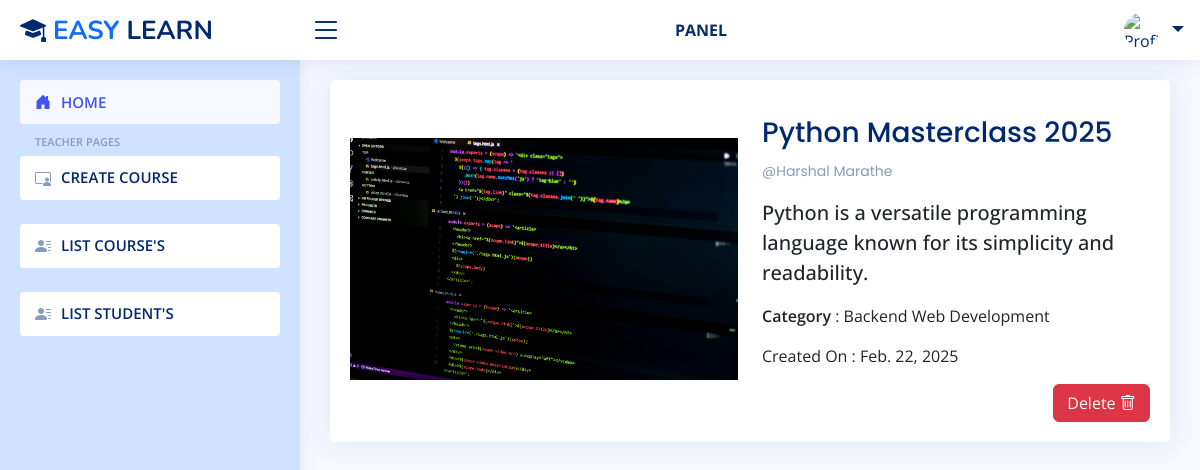
The app's page /teacher/detail/course/1/ with its own data.
### Courses/models.py (models this page shows, shortened)
class Course(models.Model):
    id = models.AutoField(primary_key=True)
    course_thumbnail = models.ImageField(upload_to='CourseThumbnails/', null=False, blank=False)
    course_title = models.CharField(max_length=200, null=False, blank=False)
    course_category = models.CharField(max_length=100, null=False, blank=False)
    course_description = models.CharField(max_length=200, null=False, blank=False)
    created_by = models.ForeignKey(User, on_delete=models.CASCADE)
    created_date = models.DateField(auto_now_add=True)
    class Meta:
        db_table = 'Courses Table'

### Users/models.py (models this page shows, shortened)
class User(AbstractBaseUser):
    id = models.AutoField(primary_key=True)
    first_name = models.CharField(max_length=100, null=False, blank=False)
    last_name = models.CharField(max_length=100, null=False, blank=False)
    profile_photo = models.ImageField(upload_to='ProfilePhotos/', null=True, blank=True)
    institute = models.CharField(max_length=100, null=True, blank=True, default="")
    email = models.EmailField(unique=True, null=False, blank=False)
    password = models.CharField(max_length=16, null=False, blank=False)
    role = models.CharField(max_length=10, null=False, blank=False)
    joined_date = models.DateField(auto_now_add=True)
    USERNAME_FIELD = 'email'
    REQUIRED_FIELDS = ['first_name', 'last_name']
    objects = UserManager()
    class Meta:
        db_table = 'Users Table'

### Courses/views.py (the view)
# urls.py: path('detail/course/<int:course_id>/', detail_course_view, name='detail-course-view'),
def detail_course_view(request, course_id):
    course = Course.objects.get(id=course_id)
    return render(request, 'courses/detail_course.html', context={'course':course})

### Courses/templates/courses/detail_course.html (shortened to what this page needs)
{% extends "users/teacher/teacher_site.html" %}
{% block main %}
    <main id="main" class="main">
        <section class="section">
            <div class="row justify-content-center">
                <div class="col-12">
                    <div class="card">
                        <div class="card-body">
                            <div class="row d-flex align-items-center mt-3">
                                <div class="col-12 col-md-6">
                                    <img src="{{course.course_thumbnail.url}}" class="img-fluid" alt="Course Thumbnail">
                                </div>
                                <div class="col-12 col-md-6">
                                    <h3 class="card-title fs-3 mb-0">{{course.course_title}}<br><span>@{{course.created_by.first_name}} {{course.created_by.last_name}}</h3>
                                    <p class="card-text fs-5 fw-medium">{{course.course_description}}</p>
                                    <p class="card-text"><span class="fw-semibold">Category</span> : {{course.course_category}}</p>
                                    <p class="card-text"><span>Created On</span> : {{course.created_date}}</p>
                                    <div class="text-end">
                                        <a href="{% url "delete-course-view" course.id %}" class="btn btn-danger w-25">
                                            Delete
                                            <i class="bi bi-trash"></i>
                                        </a>
                                    </div>
                                </div>
                            </div>
                        </div>
                    </div>
                </div>
            </div>
        </section>
    </main>
{% endblock main %}

### Users/static/assets/css/style.css (style rules this page uses)
:root { scroll-behavior: smooth; }
body { font-family: "Open Sans", sans-serif; background: #f6f9ff; color: #444444; }
a { color: #4154f1; text-decoration: none; }
h1, h2, h3, h4, h5, h6 { font-family: "Nunito", sans-serif; }
#main { margin-top: 60px; padding: 20px 30px; transition: all 0.3s; }
.card { margin-bottom: 30px; border: none; border-radius: 5px; box-shadow: 0px 0 30px rgba(1, 41, 112, 0.1); }
.card-title { padding: 20px 0 15px 0; font-size: 18px; font-weight: 500; color: #012970; font-family: "Poppins", sans-serif; }
.card-title span { color: #899bbd; font-size: 14px; font-weight: 400; }
.card-body { padding: 0 20px 20px 20px; }
@media (min-width: 1200px) { #main, #footer { margin-left: 300px; } }

### records on screen
Course: course_thumbnail (picture), course_title "Python Masterclass 2025", created_by.first_name "Harshal", created_by.last_name "Marathe", course_description "Python is a versatile programming language known for its simplicity and readability.", course_category "Backend Web Development", created_date "Feb. 22, 2025"
